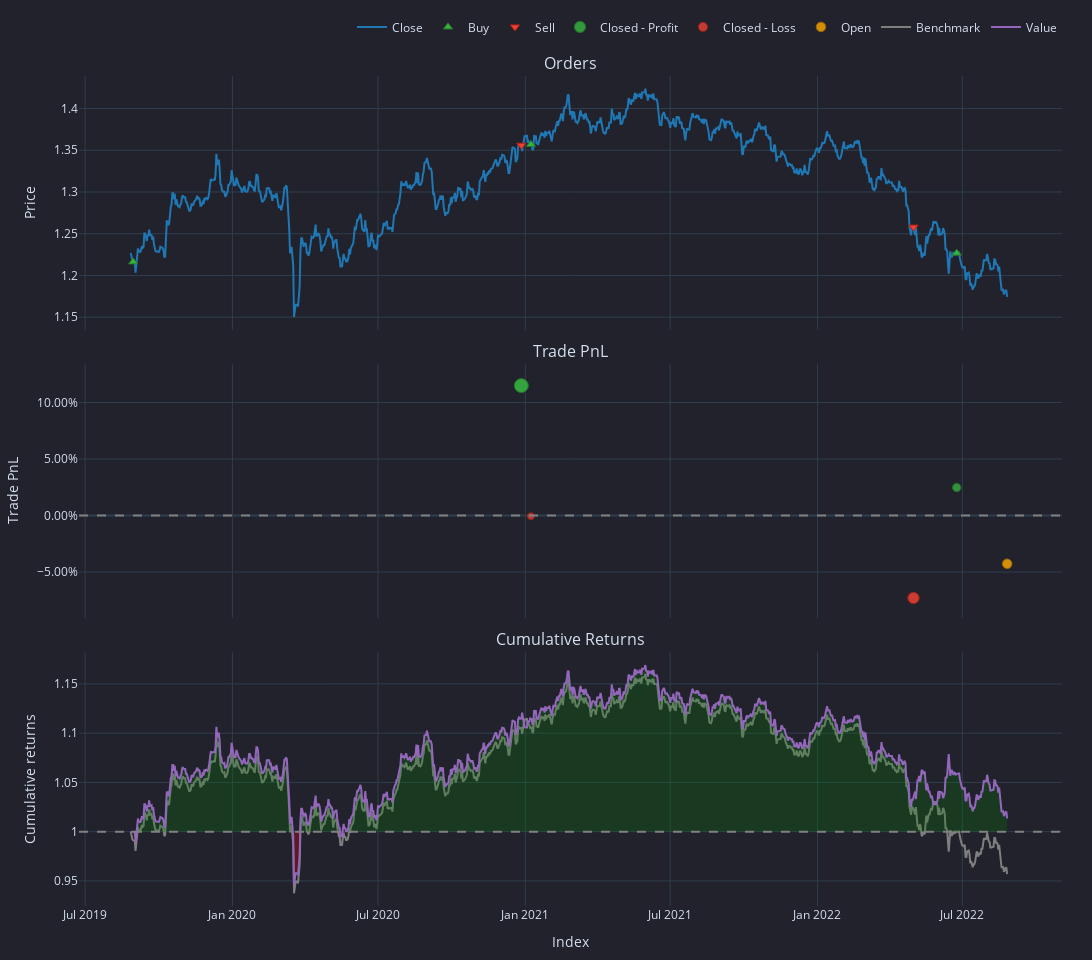

Source (notebook cell):
### Code cell
# pf_2_bb_custom.plot().show() ## This takes too long (30 secs) as it uses 5m timeframe
pf_2_bb_custom.resample("1d").plot().show()

### Figure 1 — Plotly figure (JSON) as saved in the notebook; plotly's stock layout.template omitted (floating-point values rounded to 4 significant figures; data arrays with more than 128 entries replaced by an {"elided": "..."} marker saying what was removed)
{"data": [{"legendgroup": "0", "line": {"color": "#1f77b4"}, "mode": "lines", "name": "Close", "showlegend": true, "type": "scatter", "uid": "c51761d2-8748-4e53-bec2-f63ca0450b8f", "x": {"elided": "1096 str values"}, "xaxis": "x", "y": {"elided": "1096 float values"}, "yaxis": "y"}, {"customdata": [["0", "2019-08-30 00:00:00+00:00", "2019-08-30 00:00:00+00:00", "2019-08-30 00:00:00+00:00", 82220.0, 1.216, 0, "Market", "None"], ["2", "2021-01-08 00:00:00+00:00", "2021-01-08 00:00:00+00:00", "2021-01-08 00:00:00+00:00", 164300.0, 1.357, 0, "Market", "None"], ["4", "2022-06-24 00:00:00+00:00", "2022-06-24 00:00:00+00:00", "2022-06-24 00:00:00+00:00", 168400.0, 1.227, 0, "Market", "None"]], "hovertemplate": "<br>Order Id: %{customdata[0]}\n<br>Signal Index: %{customdata[1]}\n<br>Creation Index: %{customdata[2]}\n<br>Fill Index: %{customdata[3]}\n<br>Size: %{customdata[4]:,}\n<br>Price: %{customdata[5]:,}\n<br>Fees: %{customdata[6]:,}\n<br>Type: %{customdata[7]}\n<br>Stop Type: %{customdata[8]}", "marker": {"color": "#37B13F", "line": {"color": "rgb(38,123,44)", "width": 1}, "size": 8, "symbol": "triangle-up"}, "mode": "markers", "name": "Buy", "type": "scatter", "uid": "25601512-05ee-4ea5-b62d-6670844ff5c6", "x": ["2019-08-30T00:00:00+00:00", "2021-01-08T00:00:00+00:00", "2022-06-24T00:00:00+00:00"], "xaxis": "x", "y": [1.216, 1.357, 1.227], "yaxis": "y"}, {"customdata": [["1", "2020-12-27 00:00:00+00:00", "2020-12-27 00:00:00+00:00", "2020-12-27 00:00:00+00:00", 164400.0, 1.356, 0, "Market", "None"], ["3", "2022-05-01 00:00:00+00:00", "2022-05-01 00:00:00+00:00", "2022-05-01 00:00:00+00:00", 164200.0, 1.258, 0, "Market", "None"]], "hovertemplate": "<br>Order Id: %{customdata[0]}\n<br>Signal Index: %{customdata[1]}\n<br>Creation Index: %{customdata[2]}\n<br>Fill Index: %{customdata[3]}\n<br>Size: %{customdata[4]:,}\n<br>Price: %{customdata[5]:,}\n<br>Fees: %{customdata[6]:,}\n<br>Type: %{customdata[7]}\n<br>Stop Type: %{customdata[8]}", "marker": {"color": "#EA4335", "line": {"color": "rgb(181,31,18)", "width": 1}, "size": 8, "symbol": "triangle-down"}, "mode": "markers", "name": "Sell", "type": "scatter", "uid": "03cbf1a1-a780-4c88-a49d-29b449a3c425", "x": ["2020-12-27T00:00:00+00:00", "2022-05-01T00:00:00+00:00"], "xaxis": "x", "y": [1.356, 1.258], "yaxis": "y"}, {"customdata": [["0", "0", "2020-12-27 00:00:00+00:00", 11500.0, 0.115], ["3", "3", "2022-06-24 00:00:00+00:00", 2563.0, 0.02481]], "hovertemplate": "<br>Exit Trade Id: %{customdata[0]}\n<br>Position Id: %{customdata[1]}\n<br>Exit Index: %{customdata[2]}\n<br>PnL: %{customdata[3]:,}\n<br>Return: %{customdata[4]:,%}", "marker": {"color": "#37B13F", "line": {"color": "rgb(38,123,44)", "width": 1}, "opacity": [0.9, 0.7817], "size": [14, 8.48], "symbol": "circle"}, "mode": "markers", "name": "Closed - Profit", "type": "scatter", "uid": "90b54651-9b9e-469c-8205-d9c01a84e742", "x": ["2020-12-27T00:00:00+00:00", "2022-06-24T00:00:00+00:00"], "xaxis": "x2", "y": [0.115, 0.02481], "yaxis": "y2"}, {"customdata": [["1", "1", "2021-01-08 00:00:00+00:00", -71.53, -0.0006416], ["2", "2", "2022-05-01 00:00:00+00:00", -8128.0, -0.07295]], "hovertemplate": "<br>Exit Trade Id: %{customdata[0]}\n<br>Position Id: %{customdata[1]}\n<br>Exit Index: %{customdata[2]}\n<br>PnL: %{customdata[3]:,}\n<br>Return: %{customdata[4]:,%}", "marker": {"color": "#EA4335", "line": {"color": "rgb(181,31,18)", "width": 1}, "opacity": [0.75, 0.8449], "size": [7, 11.43], "symbol": "circle"}, "mode": "markers", "name": "Closed - Loss", "type": "scatter", "uid": "31e952bf-8f7c-4f10-b7f5-1a8d69b53cb2", "x": ["2021-01-08T00:00:00+00:00", "2022-05-01T00:00:00+00:00"], "xaxis": "x2", "y": [-0.0006416, -0.07295], "yaxis": "y2"}, {"customdata": [["4", "4", "2022-08-26 00:00:00+00:00", -4521.0, -0.04271]], "hovertemplate": "<br>Exit Trade Id: %{customdata[0]}\n<br>Position Id: %{customdata[1]}\n<br>Exit Index: %{customdata[2]}\n<br>PnL: %{customdata[3]:,}\n<br>Return: %{customdata[4]:,%}", "marker": {"color": "#FFAA00", "line": {"color": "rgb(178,118,0)", "width": 1}, "opacity": [0.8052], "size": [9.576], "symbol": "circle"}, "mode": "markers", "name": "Open", "type": "scatter", "uid": "12cec181-a32f-416f-b398-e21575b38748", "x": ["2022-08-26T00:00:00+00:00"], "xaxis": "x2", "y": [-0.04271], "yaxis": "y2"}, {"legendgroup": "1", "line": {"color": "#7f7f7f"}, "mode": "lines", "name": "Benchmark", "showlegend": true, "type": "scatter", "uid": "0f06b125-b746-4686-8224-33529128f5bc", "x": {"elided": "1096 str values"}, "xaxis": "x3", "y": {"elided": "1096 float values"}, "yaxis": "y3"}, {"hoverinfo": "skip", "line": {"color": "rgba(0, 0, 0, 0)", "width": 0}, "mode": "lines", "opacity": 0, "showlegend": false, "type": "scatter", "uid": "f4f1ffc2-43e9-4467-88e5-7827eef44504", "x": {"elided": "1096 str values"}, "xaxis": "x3", "y": {"elided": "1096 int values"}, "yaxis": "y3"}, {"connectgaps": false, "fill": "tonexty", "fillcolor": "rgba(0, 128, 0, 0.25)", "hoverinfo": "skip", "line": {"color": "rgba(0, 0, 0, 0)", "width": 0}, "mode": "lines", "opacity": 0, "showlegend": false, "type": "scatter", "uid": "a284392c-0af2-4fc9-b57c-bdea286219ae", "x": {"elided": "1096 str values"}, "xaxis": "x3", "y": {"elided": "1096 float values"}, "yaxis": "y3"}, {"hoverinfo": "skip", "line": {"color": "rgba(0, 0, 0, 0)", "width": 0}, "mode": "lines", "opacity": 0, "showlegend": false, "type": "scatter", "uid": "079363b6-ed5f-4a4b-969b-4699659ade13", "x": {"elided": "1096 str values"}, "xaxis": "x3", "y": {"elided": "1096 int values"}, "yaxis": "y3"}, {"connectgaps": false, "fill": "tonexty", "fillcolor": "rgba(255, 0, 0, 0.25)", "hoverinfo": "skip", "line": {"color": "rgba(0, 0, 0, 0)", "width": 0}, "mode": "lines", "opacity": 0, "showlegend": false, "type": "scatter", "uid": "78c006b4-43a7-4d91-b55a-23f2ee1b7af6", "x": {"elided": "1096 str values"}, "xaxis": "x3", "y": {"elided": "1096 float values"}, "yaxis": "y3"}, {"legendgroup": "2", "line": {"color": "#9467bd"}, "mode": "lines", "name": "Value", "showlegend": true, "type": "scatter", "uid": "d544e62b-6d71-4aaf-8169-94fcc7326fb0", "x": {"elided": "1096 str values"}, "xaxis": "x3", "y": {"elided": "1096 float values"}, "yaxis": "y3"}, {"hoverinfo": "skip", "line": {"color": "rgba(0, 0, 0, 0)", "width": 0}, "mode": "lines", "opacity": 0, "showlegend": false, "type": "scatter", "uid": "c84a80e7-cd32-4830-a8b7-29db24123571", "x": {"elided": "1096 str values"}, "xaxis": "x3", "y": {"elided": "1096 int values"}, "yaxis": "y3"}], "layout": {"annotations": [{"font": {"size": 16}, "showarrow": false, "text": "Orders", "x": 0.5, "xanchor": "center", "xref": "paper", "y": 1, "yanchor": "bottom", "yref": "paper"}, {"font": {"size": 16}, "showarrow": false, "text": "Trade PnL", "x": 0.5, "xanchor": "center", "xref": "paper", "y": 0.6528, "yanchor": "bottom", "yref": "paper"}, {"font": {"size": 16}, "showarrow": false, "text": "Cumulative Returns", "x": 0.5, "xanchor": "center", "xref": "paper", "y": 0.3056, "yanchor": "bottom", "yref": "paper"}], "height": 960, "legend": {"orientation": "h", "traceorder": "normal", "x": 1, "xanchor": "right", "y": 1.042, "yanchor": "bottom"}, "margin": {"b": 30, "l": 30, "r": 30, "t": 30}, "shapes": [{"line": {"color": "gray", "dash": "dash"}, "type": "line", "x0": 0, "x1": 1, "xref": "paper", "y0": 0, "y1": 0, "yref": "y2"}, {"line": {"color": "gray", "dash": "dash"}, "type": "line", "x0": 0, "x1": 1, "xref": "paper", "y0": 1, "y1": 1, "yref": "y3"}], "showlegend": true, "width": 1330, "xaxis": {"anchor": "y", "domain": [0, 1], "matches": "x3", "showticklabels": false}, "xaxis2": {"anchor": "y2", "domain": [0, 1], "matches": "x3", "showticklabels": false}, "xaxis3": {"anchor": "y3", "domain": [0, 1], "title": {"text": "Index"}}, "yaxis": {"anchor": "x", "domain": [0.6944, 1], "title": {"text": "Price"}}, "yaxis2": {"anchor": "x2", "domain": [0.3472, 0.6528], "tickformat": ".2%", "title": {"text": "Trade PnL"}}, "yaxis3": {"anchor": "x3", "domain": [0, 0.3056], "title": {"text": "Cumulative returns"}}}}
